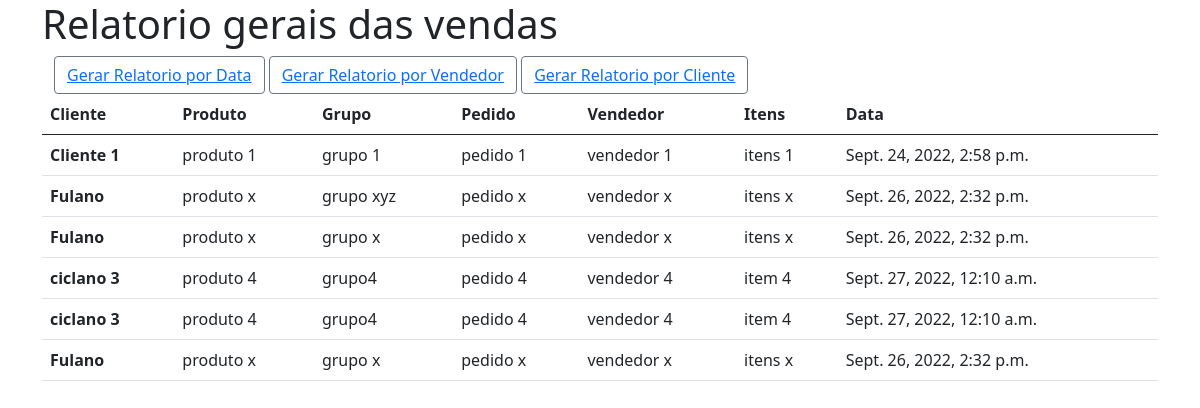
The app's page /dados/endpoint with its own data.
### core/models.py (models this page shows, shortened)
class Cliente(models.Model):
    clientes = models.CharField(max_length=50)
    produto = models.CharField(max_length=50)
    grupo = models.CharField(max_length=50)
    pedido = models.CharField(max_length=50)
    vendedor = models.CharField(max_length=50)
    itens = models.CharField(max_length=50)
    data = models.DateTimeField()

### core/views.py (the view)
# urls.py: path('endpoint', listar_dados, name='listar_dados'),
def listar_dados(request):
    clientes = get_clientes()
    return render(request, 'index.html', {'clientes': clientes})

### core/services/post_service.py (called while the page is built)
def get_clientes():
    clientes_post = Cliente.objects.all()
    return clientes_post

### core/templates/index.html (shortened to what this page needs)
<!DOCTYPE html>
<html>
    <head>
        <meta name="viewport" content="width=device-width, initial-scale=1"><link href="https://cdn.jsdelivr.net/npm/bootstrap@5.0.2/dist/css/bootstrap.min.css" rel="stylesheet">
        <link rel="stylesheet" href="">
    </head>
    <body>
      <div class="container">
      <h1> Relatorio gerais das vendas</h1>
        <div class="container">
          <button type="button" class="btn btn-outline-secondary"><a href="{% url 'imprimir_dados_por_data' %}">  Gerar Relatorio por Data </a></button>
          <button type="button" class="btn btn-outline-secondary"><a href="{% url 'imprimir_dados_por_vendedor' %}">  Gerar Relatorio por Vendedor </a></button>
          <button type="button" class="btn btn-outline-secondary"><a href="{% url 'imprimir_dados_por_cliente' %}">  Gerar Relatorio por Cliente </a></button>
        </div>
        <table class="table">
            <thead>
              <tr>
                <th scope="col">Cliente</th>
                <th scope="col">Produto</th>
                <th scope="col">Grupo</th>
                <th scope="col">Pedido</th>
                <th scope="col">Vendedor</th>
                <th scope="col">Itens</th>
                <th scope="col">Data</th>
              </tr>
            </thead>
            <tbody>
              {% for dados in clientes %}
              <tr>
                <th scope="row">{{ dados.clientes }}</th>
                <td>{{ dados.produto }} </td>
                <td>{{ dados.grupo }}</td>
                <td>{{ dados.pedido }}</td>
                <td>{{ dados.vendedor }}</td>
                <td>{{ dados.itens }}</td>
                <td>{{ dados.data }}</td>
              </tr>
              {% endfor %}
            </tbody>
          </table>
          </body>
</html>

### records on screen
Cliente: clientes "Cliente 1", produto "produto 1", grupo "grupo 1", pedido "pedido 1", vendedor "vendedor 1", itens "itens 1", data "Sept. 24, 2022, 2:58 p.m."
Cliente: clientes "Fulano", produto "produto x", grupo "grupo xyz", pedido "pedido x", vendedor "vendedor x", itens "itens x", data "Sept. 26, 2022, 2:32 p.m."
Cliente: clientes "Fulano", produto "produto x", grupo "grupo x", pedido "pedido x", vendedor "vendedor x", itens "itens x", data "Sept. 26, 2022, 2:32 p.m."
Cliente: clientes "ciclano 3", produto "produto 4", grupo "grupo4", pedido "pedido 4", vendedor "vendedor 4", itens "item 4", data "Sept. 27, 2022, 12:10 a.m."
Cliente: clientes "ciclano 3", produto "produto 4", grupo "grupo4", pedido "pedido 4", vendedor "vendedor 4", itens "item 4", data "Sept. 27, 2022, 12:10 a.m."
Cliente: clientes "Fulano", produto "produto x", grupo "grupo x", pedido "pedido x", vendedor "vendedor x", itens "itens x", data "Sept. 26, 2022, 2:32 p.m."
